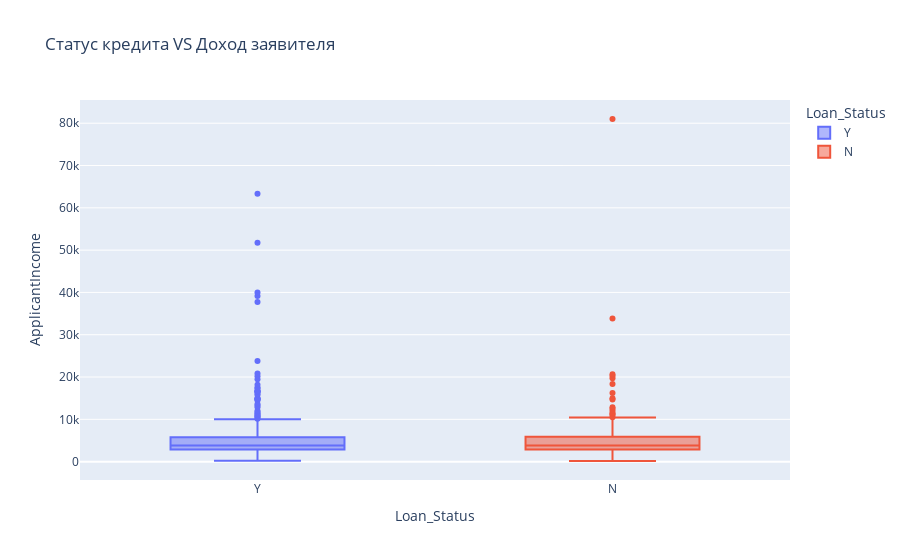

The notebook cell this image was saved under:
### Markdown cell above
3) Обратим внимание на выбросы

### Code cell
fig_income = px.box(data, x='Loan_Status', 
                    y='ApplicantIncome',
                    color="Loan_Status", 
                    title='Статус кредита VS Доход заявителя')
fig_income.show()

### Figure 1 — Plotly figure (JSON) as saved in the notebook; plotly's stock layout.template omitted (floating-point values rounded to 4 significant figures; data arrays with more than 128 entries replaced by an {"elided": "..."} marker saying what was removed)
{"data": [{"alignmentgroup": "True", "hovertemplate": "Loan_Status=%{x}<br>ApplicantIncome=%{y}<extra></extra>", "legendgroup": "Y", "marker": {"color": "#636efa"}, "name": "Y", "notched": false, "offsetgroup": "Y", "orientation": "v", "showlegend": true, "type": "box", "x": {"elided": "422 str values"}, "x0": " ", "xaxis": "x", "y": {"elided": "422 int values"}, "y0": " ", "yaxis": "y"}, {"alignmentgroup": "True", "hovertemplate": "Loan_Status=%{x}<br>ApplicantIncome=%{y}<extra></extra>", "legendgroup": "N", "marker": {"color": "#EF553B"}, "name": "N", "notched": false, "offsetgroup": "N", "orientation": "v", "showlegend": true, "type": "box", "x": {"elided": "192 str values"}, "x0": " ", "xaxis": "x", "y": {"elided": "192 int values"}, "y0": " ", "yaxis": "y"}], "layout": {"boxmode": "overlay", "legend": {"title": {"text": "Loan_Status"}, "tracegroupgap": 0}, "title": {"text": "Статус кредита VS Доход заявителя"}, "xaxis": {"anchor": "y", "categoryarray": ["Y", "N"], "categoryorder": "array", "domain": [0, 1], "title": {"text": "Loan_Status"}}, "yaxis": {"anchor": "x", "domain": [0, 1], "title": {"text": "ApplicantIncome"}}}}
